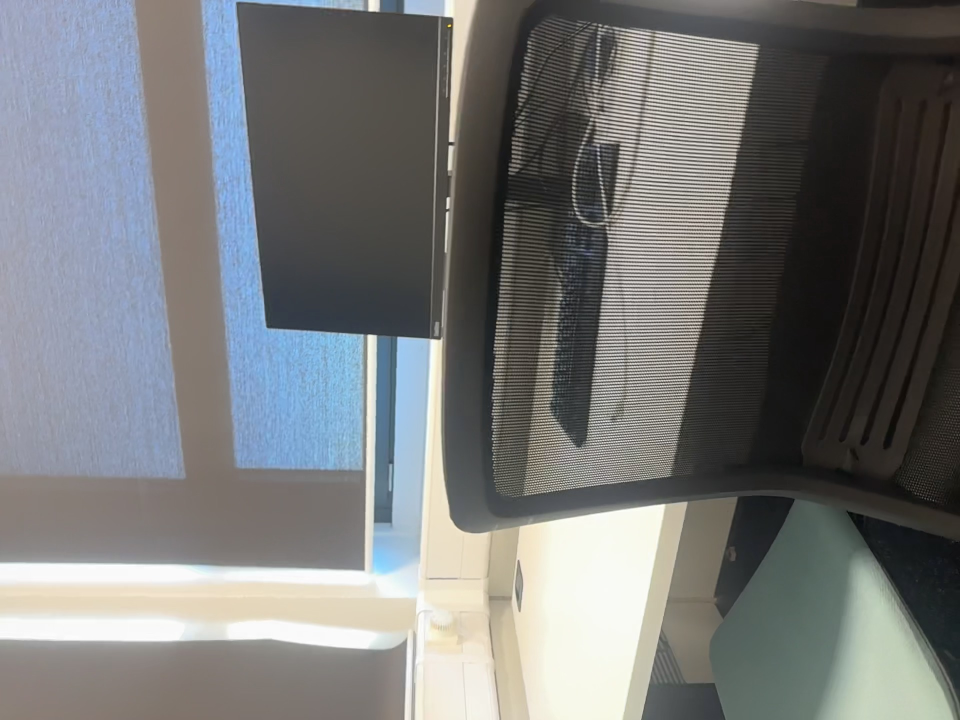
#> input picture results/diagnosis/blur/renders/eval_1219_photo.png, 1920 x 1440 px, given in place of train_234_render.png, which was not available (shown at 1/2 size)
$ python scale_check.py
#> lines starting #> are read from the running program, lines starting #| are printed output that depends on the picture
"""Reviewer check: at what spatial scale is the render-vs-photo error? cc-PSNR (per-image 3x4
colour fit) of the 1920x1440 render/photo pairs after area-downsampling to coarser sizes. If the
error were fine blur / few-px misregistration, coarse sizes would score far higher."""
import json
from pathlib import Path
import numpy as np, cv2
from PIL import Image
D = Path(__file__).resolve().parents[1] / "blur/renders"
def load(p): return np.asarray(Image.open(p).convert("RGB"), np.float64) / 255
def cc(a, b):
    A = np.c_[a.reshape(-1, 3), np.ones(a.size // 3)]; M, *_ = np.linalg.lstsq(A, b.reshape(-1, 3), rcond=None)
    return float(10 * np.log10(1 / np.mean((np.clip(A @ M, 0, 1) - b.reshape(-1, 3)) ** 2)))
out = {}
for n in ["train_234", "train_2002", "train_1228", "eval_224", "eval_2010", "eval_1219"]:
    R, P = load(D / f"{n}_render.png"), load(D / f"{n}_photo.png")
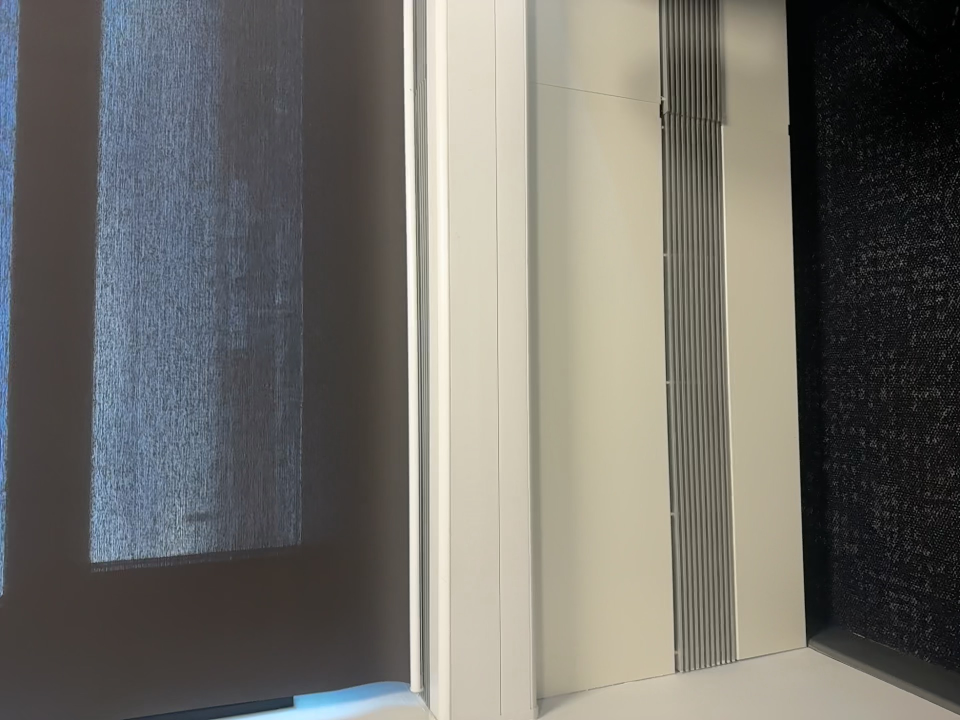
#> input picture results/diagnosis/blur/renders/eval_2010_photo.png, 1920 x 1440 px, given in place of train_234_photo.png, which was not available (shown at 1/2 size)
    row = {}
    for w in (1920, 480, 240, 120, 60):
        h = w * 3 // 4
        r = cv2.resize(R, (w, h), interpolation=cv2.INTER_AREA) if w != 1920 else R
        p = cv2.resize(P, (w, h), interpolation=cv2.INTER_AREA) if w != 1920 else P
        row[w] = round(cc(r, p), 2)
#> this loop made 5 passes
#> pass 2, `r = cv2.resize(R, (w, h), interpolation=cv2.INTER_AREA) if w != 1920 e..`:
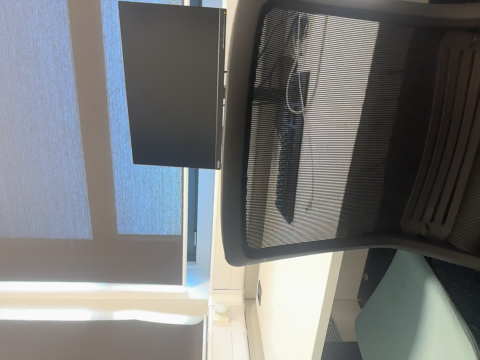
#> r: shape (360, 480, 3) float64; mean R, G, B 0.461, 0.467, 0.467
#> pass 2, `p = cv2.resize(P, (w, h), interpolation=cv2.INTER_AREA) if w != 1920 e..`:
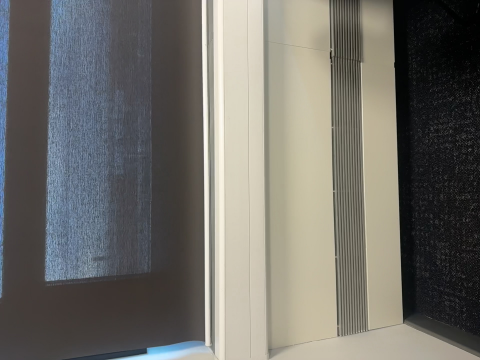
#> p: shape (360, 480, 3) float64; mean R, G, B 0.441, 0.434, 0.413
#> pass 3, `r = cv2.resize(R, (w, h), interpolation=cv2.INTER_AREA) if w != 1920 e..`:
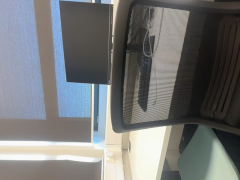
#> r: shape (180, 240, 3) float64; mean R, G, B 0.461, 0.467, 0.467
#> after the loop:
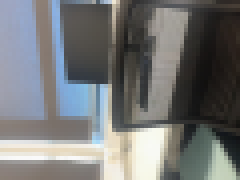
#> r: shape (45, 60, 3) float64 (shown 4 times larger); mean R, G, B 0.461, 0.467, 0.467
#> after the loop, row = {1920: 12.35, 480: 12.46, 240: 12.55, 120: 12.64, 60: 12.8}
    # same for a perfect model of the photo blurred by sigma 2 px and by a 4 px shift
    out[n] = row; print(n, row, flush=True)
#| train_234 {1920: 12.35, 480: 12.46, 240: 12.55, 120: 12.64, 60: 12.8}
#> (the run stopped early here; a loop or call above may not have finished)
